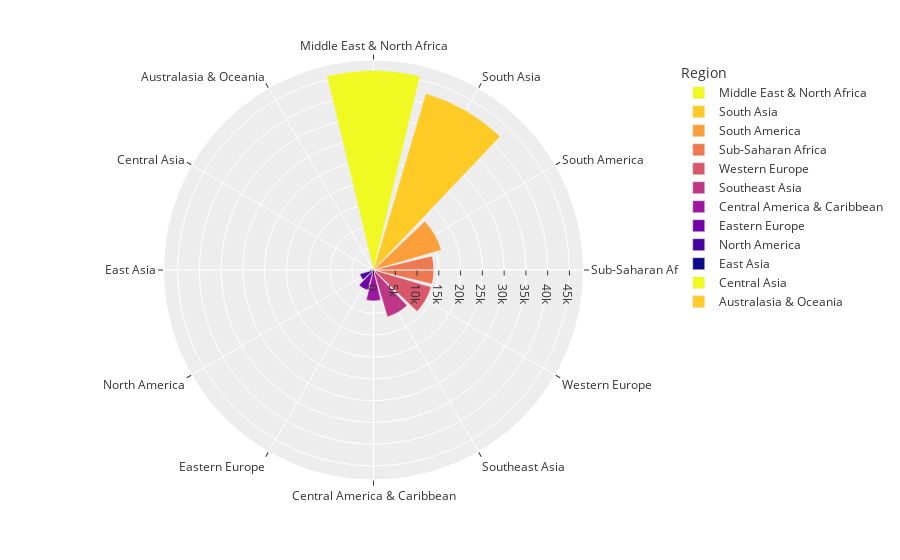

Notebook code cell kept with this figure:
### Markdown cell above
![4.PNG](attachment:4.PNG)

### Code cell
# Count of Terror Attack Region-Wise.
region_attacks = dataset.Region.value_counts().to_frame().reset_index()
region_attacks.columns = ['Region', 'Total Attacks']
fig = px.bar_polar(data_frame=region_attacks,r = 'Total Attacks',theta='Region',color = 'Region',
                  template="ggplot2", color_discrete_sequence= px.colors.sequential.Plasma_r)
fig.show()

### Figure 1 — Plotly figure (JSON) as saved in the notebook; plotly's stock layout.template omitted (floating-point values rounded to 4 significant figures)
{"data": [{"hovertemplate": "Region=%{theta}<br>Total Attacks=%{r}<extra></extra>", "legendgroup": "Middle East & North Africa", "marker": {"color": "#f0f921", "pattern": {"shape": ""}}, "name": "Middle East & North Africa", "r": [45817], "showlegend": true, "subplot": "polar", "theta": ["Middle East & North Africa"], "type": "barpolar"}, {"hovertemplate": "Region=%{theta}<br>Total Attacks=%{r}<extra></extra>", "legendgroup": "South Asia", "marker": {"color": "#fdca26", "pattern": {"shape": ""}}, "name": "South Asia", "r": [42261], "showlegend": true, "subplot": "polar", "theta": ["South Asia"], "type": "barpolar"}, {"hovertemplate": "Region=%{theta}<br>Total Attacks=%{r}<extra></extra>", "legendgroup": "South America", "marker": {"color": "#fb9f3a", "pattern": {"shape": ""}}, "name": "South America", "r": [16240], "showlegend": true, "subplot": "polar", "theta": ["South America"], "type": "barpolar"}, {"hovertemplate": "Region=%{theta}<br>Total Attacks=%{r}<extra></extra>", "legendgroup": "Sub-Saharan Africa", "marker": {"color": "#ed7953", "pattern": {"shape": ""}}, "name": "Sub-Saharan Africa", "r": [13833], "showlegend": true, "subplot": "polar", "theta": ["Sub-Saharan Africa"], "type": "barpolar"}, {"hovertemplate": "Region=%{theta}<br>Total Attacks=%{r}<extra></extra>", "legendgroup": "Western Europe", "marker": {"color": "#d8576b", "pattern": {"shape": ""}}, "name": "Western Europe", "r": [13816], "showlegend": true, "subplot": "polar", "theta": ["Western Europe"], "type": "barpolar"}, {"hovertemplate": "Region=%{theta}<br>Total Attacks=%{r}<extra></extra>", "legendgroup": "Southeast Asia", "marker": {"color": "#bd3786", "pattern": {"shape": ""}}, "name": "Southeast Asia", "r": [11226], "showlegend": true, "subplot": "polar", "theta": ["Southeast Asia"], "type": "barpolar"}, {"hovertemplate": "Region=%{theta}<br>Total Attacks=%{r}<extra></extra>", "legendgroup": "Central America & Caribbean", "marker": {"color": "#9c179e", "pattern": {"shape": ""}}, "name": "Central America & Caribbean", "r": [7089], "showlegend": true, "subplot": "polar", "theta": ["Central America & Caribbean"], "type": "barpolar"}, {"hovertemplate": "Region=%{theta}<br>Total Attacks=%{r}<extra></extra>", "legendgroup": "Eastern Europe", "marker": {"color": "#7201a8", "pattern": {"shape": ""}}, "name": "Eastern Europe", "r": [4833], "showlegend": true, "subplot": "polar", "theta": ["Eastern Europe"], "type": "barpolar"}, {"hovertemplate": "Region=%{theta}<br>Total Attacks=%{r}<extra></extra>", "legendgroup": "North America", "marker": {"color": "#46039f", "pattern": {"shape": ""}}, "name": "North America", "r": [3283], "showlegend": true, "subplot": "polar", "theta": ["North America"], "type": "barpolar"}, {"hovertemplate": "Region=%{theta}<br>Total Attacks=%{r}<extra></extra>", "legendgroup": "East Asia", "marker": {"color": "#0d0887", "pattern": {"shape": ""}}, "name": "East Asia", "r": [744], "showlegend": true, "subplot": "polar", "theta": ["East Asia"], "type": "barpolar"}, {"hovertemplate": "Region=%{theta}<br>Total Attacks=%{r}<extra></extra>", "legendgroup": "Central Asia", "marker": {"color": "#f0f921", "pattern": {"shape": ""}}, "name": "Central Asia", "r": [537], "showlegend": true, "subplot": "polar", "theta": ["Central Asia"], "type": "barpolar"}, {"hovertemplate": "Region=%{theta}<br>Total Attacks=%{r}<extra></extra>", "legendgroup": "Australasia & Oceania", "marker": {"color": "#fdca26", "pattern": {"shape": ""}}, "name": "Australasia & Oceania", "r": [267], "showlegend": true, "subplot": "polar", "theta": ["Australasia & Oceania"], "type": "barpolar"}], "layout": {"barmode": "relative", "legend": {"title": {"text": "Region"}, "tracegroupgap": 0}, "margin": {"t": 60}, "polar": {"angularaxis": {"categoryarray": ["Middle East & North Africa", "South Asia", "South America", "Sub-Saharan Africa", "Western Europe", "Southeast Asia", "Central America & Caribbean", "Eastern Europe", "North America", "East Asia", "Central Asia", "Australasia & Oceania"], "categoryorder": "array", "direction": "clockwise", "rotation": 90}, "domain": {"x": [0, 1], "y": [0, 1]}}}}
